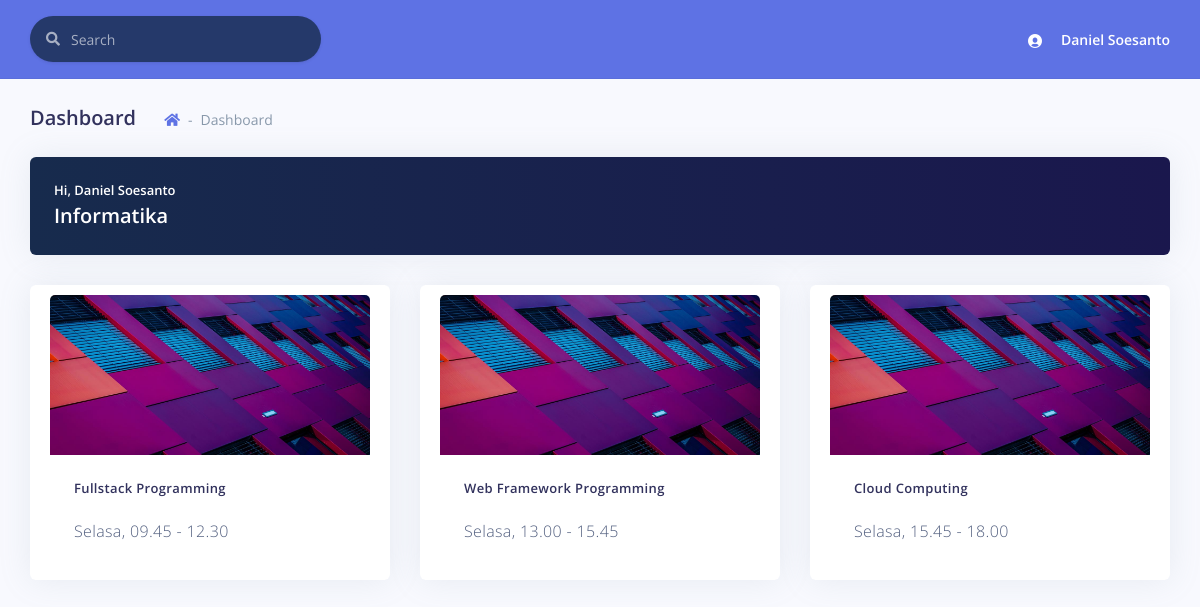
Page /dashboard.php (signed in) on the committed database.
### tables this page shows
CREATE TABLE `jurusans` (
  `id` int(11) NOT NULL,
  `nama` varchar(45) NOT NULL,
  `fakultass_id` int(11) NOT NULL
);

CREATE TABLE IF NOT EXISTS `matakuliahs` (
  `id` INT(11) NOT NULL AUTO_INCREMENT,
  `nama` VARCHAR(45) NOT NULL,
  PRIMARY KEY (`id`));

CREATE TABLE IF NOT EXISTS `jadwals` (
  `id` INT(11) NOT NULL AUTO_INCREMENT,
  `hari` VARCHAR(45) NOT NULL,
  `jam_mulai` VARCHAR(45) NOT NULL,
  `jam_selesai` VARCHAR(45) NOT NULL,
  PRIMARY KEY (`id`));

### dashboard.php (the view, shortened to what this page needs)
<!DOCTYPE html>
<html>
<head>
  <link rel="stylesheet" href="./assets/vendor/nucleo/css/nucleo.css" type="text/css">
  <link rel="stylesheet" href="./assets/vendor/@fortawesome/fontawesome-free/css/all.min.css" type="text/css">
  <link rel="stylesheet" href="./assets/css/argon.css?v=1.1.0" type="text/css">
  <link href="https://cdnjs.cloudflare.com/ajax/libs/limonte-sweetalert2/7.33.1/sweetalert2.min.css" rel="stylesheet">
</head>
<?php
$mysqli = konek('localhost', 'root', '');
?>
<body>
  <div class="main-content" id="panel">
    <nav class="navbar navbar-top navbar-expand navbar-light bg-primary border-bottom">
      <div class="container-fluid">
        <div class="collapse navbar-collapse" id="navbarSupportedContent">
          <form class="navbar-search navbar-search-dark form-inline mr-sm-3" id="navbar-search-main">
            <div class="form-group mb-0">
              <div class="input-group input-group-alternative input-group-merge">
                <div class="input-group-prepend">
                  <span class="input-group-text"><i class="fas fa-search"></i></span>
                </div>
                <input class="form-control" placeholder="Search" type="text">
              </div>
            </div>
          </form>
          <ul class="navbar-nav align-items-center ml-auto ml-md-0">
            <li class="nav-item dropdown">
              <a class="nav-link pr-0" href="#" role="button" data-toggle="dropdown" aria-haspopup="true" aria-expanded="false">
                <div class="media align-items-center">
                  <span class="avatar avatar-sm rounded-circle bg-transparent">
                    <i class="ni ni-circle-08 bg-transparent"></i>
                  </span>
                  <div class="media-body ml-2 d-none d-lg-block">
                    <span class="mb-0 text-sm  font-weight-bold text-white"><?php echo $_SESSION['nama'] ?></span>
                  </div>
                </div>
              </a>
            </li>
          </ul>
        </div>
      </div>
    </nav>
    <div class="header pb-6">
      <div class="container-fluid">
        <div class="header-body">
          <div class="row align-items-center py-4">
            <div class="col-lg-6 col-7">
              <h6 class="h2 d-inline-block mb-0">Dashboard</h6>
              <nav aria-label="breadcrumb" class="d-none d-md-inline-block ml-md-4">
                <ol class="breadcrumb breadcrumb-links">
                  <li class="breadcrumb-item"><a href="dashboard.php"><i class="fas fa-home"></i></a></li>
                  <li class="breadcrumb-item active" aria-current="page">Dashboard</li>
                </ol>
              </nav>
            </div>
          </div>
        </div>
      </div>
    </div>
    <div class="container-fluid mt--6">
      <div class="row">
        <div class="col-12">
          <div class="card bg-gradient-default border-0">
            <div class="card-body">
              <div class="row">
                <div class="col-12">
                  <h5 class="card-title text-muted mb-0 text-white">Hi,
                    <?php
                    echo $_SESSION['nama'];
                    ?></h5>
                  <span class="h2 font-weight-bold mb-0 text-white">
                    <?php
                    if ($_SESSION['jabatan'] == 'admin') {
                      echo "Administrator";
                    } else if ($_SESSION['jabatan'] != 'dekan' || $_SESSION['jabatan'] != 'wadek') {
                      $sql = "SELECT * FROM jurusans WHERE id=" . $_SESSION['jid'];
                      $stmt = $mysqli->prepare($sql);
                      $stmt->execute();
                      $res = $stmt->get_result();
                      while ($row = $res->fetch_assoc()) {
                        echo $row['nama'];
                      }
                    }
                    ?>
                  </span>
                </div>
              </div>
            </div>
          </div>
        </div>
        <?php
        if ($_SESSION['jabatan'] == 'admin') {
          echo "
                    <div class='col-4'>
                    <a href='manage_jurusans.php'>
                        <div class='card bg-gradient-info border-0 btn text-left'>
                            <div class='card-body'>
                            <div class='row'>
                                <div class='col-12'>
                                <h5 class='card-title text-uppercase text-muted mb-0 text-white'>Tambah </h5>
                                <span class='h2 font-weight-bold mb-0 text-white'>Jurusan</span>
                                </div>
                            </div>
                            </div>
                        </div>
                    </a>
                </div>
                <div class='col-4'>
                <a href='tambah_user.php'>
                  <div class='card bg-gradient-cyan border-0 btn text-left'>
                    <div class='card-body'>
                      <div class='row'>
                        <div class='col-12'>
                          <h5 class='card-title text-uppercase text-muted mb-0 text-white'>Tambah </h5>
                          <span class='h2 font-weight-bold mb-0 text-white'>User</span>
                        </div>
                      </div>
                    </div>
                  </div>
                </a>
                </div>
                <div class='col-4'>
                <a href='listdac.php'>
                  <div class='card bg-gradient-danger border-0 btn text-left'>
                    <div class='card-body'>
                      <div class='row'>
                        <div class='col-12'>
                          <h5 class='card-title text-uppercase text-muted mb-0 text-white'>Manage </h5>
                          <span class='h2 font-weight-bold mb-0 text-white'>DAC Rules</span>
                        </div>
                      </div>
                    </div>
                  </div>
                  </a>
                </div>
                <div class='col-4'>
                <a href='mydacroles.php'>
                  <div class='card bg-gradient-purple border-0 btn text-left'>
                    <div class='card-body'>
                      <div class='row'>
                        <div class='col-12'>
                          <h5 class='card-title text-uppercase text-muted mb-0 text-white'>My </h5>
                          <span class='h2 font-weight-bold mb-0 text-white'>DAC Roles</span>
                        </div>
                      </div>
                    </div>
                  </div>
                  </a>
                </div>
                ";
        } else if ($_SESSION['jabatan'] == 'dosen') {
          $mysqli->select_db('presensi_cloud_' . $_SESSION['jid']);
          $sql = "SELECT *, a.id as id_mk,c.id as id_kp, f.id as id_hari FROM matakuliahs a INNER JOIN matakuliahs_kp b ON
          a.id=b.matakuliahs_id INNER JOIN matakuliahs_buka c ON b.matakuliahs_buka_id=c.id INNER JOIN jadwal_matakuliahs e
          ON a.id=e.matakuliahs_id INNER JOIN jadwals f ON e.jadwals_id=f.id WHERE dosen_id=" . $_SESSION['idd'];
          $stmt = $mysqli->prepare($sql);
          $stmt->execute();
          $res = $stmt->get_result();
          while ($row = $res->fetch_assoc()) {
            echo "<div class='col-4'>
            <a href='detil_matkul.php?mkid=" . $row['id_mk'] . "'>
              <div class='card btn text-left'>
                <img class='card-img-top' src='./assets/img/theme/img-1-1000x600.jpg' alt='Card image cap'>
                <div class='card-body'>
                  <h5 class='card-title'>" . $row['nama'] . "</h5>
                  <p class='card-text'>" . $row['hari'] . ", " . $row['jam_mulai'] . " - " . $row['jam_selesai'] . "</p>
                </div>
              </div>
              </a>
            </div>";
          }
        } else if ($_SESSION['jabatan'] == 'mhs') {
          $mysqli->select_db('presensi_cloud_' . $_SESSION['jid']);
          $sql = "SELECT *, a.id as id_mk,c.id as id_kp, f.id FROM matakuliahs a INNER JOIN matakuliahs_kp b ON a.id=b.matakuliahs_id
                  INNER JOIN matakuliahs_buka c ON b.matakuliahs_buka_id=c.id INNER JOIN ambil_matakuliahs d ON a.id=d.matakuliahs_id
                  INNER JOIN jadwal_matakuliahs e ON a.id=e.matakuliahs_id
                  INNER JOIN jadwals f ON e.jadwals_id=f.id WHERE d.mahasiswas_id=" . $_SESSION['mid'];
          $stmt = $mysqli->prepare($sql);
          $stmt->execute();
          $res = $stmt->get_result();
          while ($row = $res->fetch_assoc()) {
            echo "<div class='col-4'>
            <a href='#' onclick='absen(" . $row['id_mk'] . ", " . $row['id_kp'] . ")'>
              <div class='card btn text-left'>
                <img class='card-img-top' src='./assets/img/theme/img-1-1000x600.jpg' alt='Card image cap'>
                <div class='card-body'>
                  <h5 class='card-title'>" . $row['nama'] . "</h5>
                  <p class='card-text'>" . $row['hari'] . ", " . $row['jam_mulai'] . " - " . $row['jam_selesai'] . "</p>
                </div>
              </div>
              </a>
            </div>";
          }
        }
        ?>
      </div>
    </div>
</body>
</html>

### rows in the picture
jurusans: nama "Informatika"
matakuliahs: nama "Fullstack Programming", jadwals.hari "Selasa", jadwals.jam_mulai "09.45", jadwals.jam_selesai "12.30"
matakuliahs: nama "Web Framework Programming", jadwals.hari "Selasa", jadwals.jam_mulai "13.00", jadwals.jam_selesai "15.45"
matakuliahs: nama "Cloud Computing", jadwals.hari "Selasa", jadwals.jam_mulai "15.45", jadwals.jam_selesai "18.00"

### other values in the picture
$_SESSION['nama'] "Daniel Soesanto"
